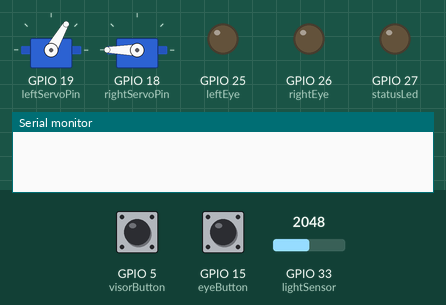
Simulated run of this sketch. Board: ESP32. On the bench: 2 × servo, output pins drawn as LEDs (lit = HIGH), the last lines printed to the serial monitor. Dashed ring = blinking. Inputs (shaded band) come from the test bench; at power-on: GPIO 15 (eyeButton) HIGH, GPIO 5 (visorButton) HIGH, GPIO 33 (lightSensor) = 2048.

Above: at 1.9 s.
2.0 s: GPIO 15 (eyeButton) pulled LOW for 0.15 s
At 2.25 s:
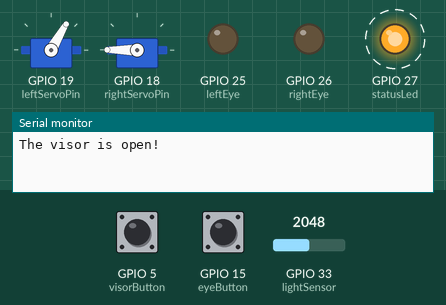
3.8 s: GPIO 5 (visorButton) pulled LOW for 3.2 s
At 7.0 s:
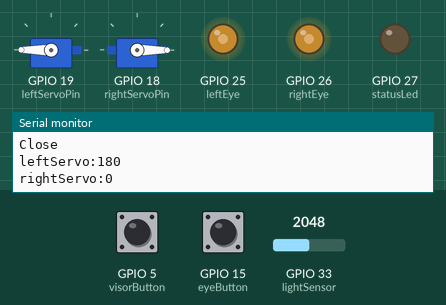
8.5 s: GPIO 5 (visorButton) pulled LOW for 0.15 s
At 9.7 s:
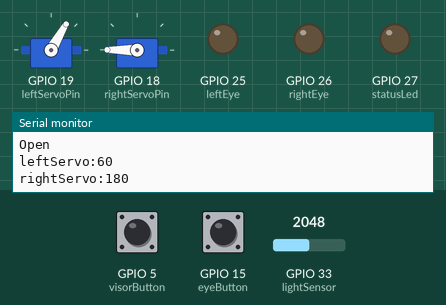
10.1 s: GPIO 5 (visorButton) pulled LOW for 1 s
At 10.23 s:
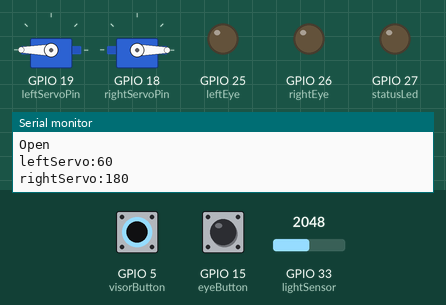
12.6 s: GPIO 33 (lightSensor) set to 2866
At 13.7 s:
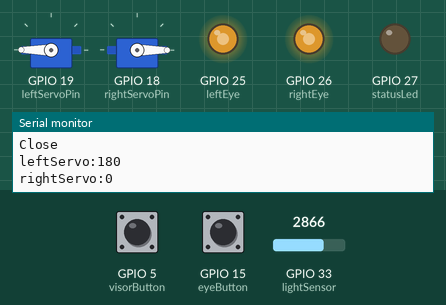
14.1 s: GPIO 33 (lightSensor) set to 3603
At 15.0 s:
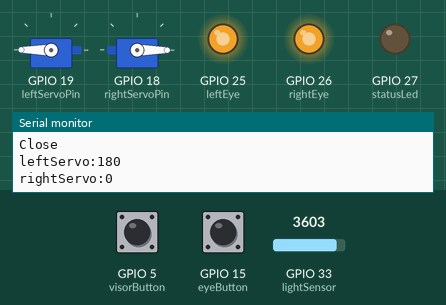
Timing chart, 0 to 16.6 s (numbered marks = the images above; inputs shaded):
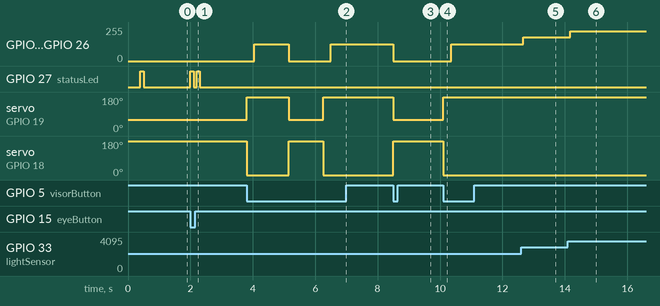

Measured:
- after the input at 2.0 s, GPIO 27 (statusLed): alternates HIGH for 0.10 s and LOW for 0.10 s, 4 changes in all, then stays LOW, starting at once
- after the input at 3.8 s, GPIO 25 (leftEye), GPIO 26 (rightEye): 0/255 → 127/255 after 0.25 s, → 0/255 1.1 s later, → 127/255 1.4 s later; servo on GPIO 19 (leftServoPin): 60° → 180° at once, → 60° 1.4 s later, → 180° 1.1 s later; servo on GPIO 18 (rightServoPin): 180° → 0° at once, → 180° 1.4 s later, → 0° 1.1 s later
- after the input at 8.5 s, GPIO 25 (leftEye), GPIO 26 (rightEye): 127/255 → 0/255 at once; servo on GPIO 19 (leftServoPin): 180° → 60° at once; servo on GPIO 18 (rightServoPin): 0° → 180° at once
- after the input at 10.1 s, GPIO 25 (leftEye), GPIO 26 (rightEye): 0/255 → 127/255 after 0.26 s; servo on GPIO 19 (leftServoPin): 60° → 180° at once; servo on GPIO 18 (rightServoPin): 180° → 0° at once
- after the input at 12.6 s, GPIO 25 (leftEye), GPIO 26 (rightEye): 127/255 → 178/255 after 0.06 s
- after the input at 14.1 s, GPIO 25 (leftEye), GPIO 26 (rightEye): 178/255 → 224/255 after 0.06 s

The sketch:

Helmet.ino
```cpp
#include <Arduino.h>
#include <Wire.h>
#include <esp_now.h>
#include <WiFi.h>
#include <ESP32Servo.h>
#include <SPI.h>


#define visorButton 5
#define eyeButton 15

#define leftEye 25
#define rightEye 26
#define statusLed 27
#define lightSensor 33

#define leftServoPin 19 // left from the front
#define rightServoPin 18 // right from the front

Servo leftServo; // closed at 180
Servo rightServo; // closed at 0

int leftServoOpen = 60;
int rightServoOpen = 180;
int leftServoClose = 180;
int rightServoClose = 0;

int visorSpamm = 0;
int eyeSpamm = 0;

bool visorOpen = true;
bool eyesOn = false;

int brightness = 255; // LOW == 0, MAX == 255, HIGH == ?

const long interval = 100;
unsigned long prevMillis = 0;
int blinksLeft = 0; // add 1 Blink == blinksleft += 2;

// Initialize Helmet
void setup() {

  delay(400);

  Serial.begin(115200);


  // initialize Pins
  // Button
  pinMode(visorButton, INPUT_PULLUP);
  pinMode(eyeButton, INPUT_PULLUP);
  // Leds
  pinMode(leftEye, OUTPUT);
  pinMode(rightEye, OUTPUT);
  pinMode(statusLed, OUTPUT);
  // Sensor
  pinMode(lightSensor, INPUT);

  // Helmet boots open so eyelights are off
  shutEyesOff();
  digitalWrite(statusLed, HIGH);
  delay(100);
  digitalWrite(statusLed, LOW);

  // Allow allocation of all timers
	ESP32PWM::allocateTimer(0);
	ESP32PWM::allocateTimer(1);
	ESP32PWM::allocateTimer(2);
	ESP32PWM::allocateTimer(3);

	leftServo.setPeriodHertz(50);    // standard 50 hz servo
  rightServo.setPeriodHertz(50);

  leftServo.attach(leftServoPin, 500, 2400); // attaches the servo on leftServoPin to the servo object
  rightServo.attach(rightServoPin, 500, 2400);

  // Open visor
  leftServo.write(leftServoOpen);
  rightServo.write(rightServoOpen);

  delay(200);
}

// Run Helmet
void loop() {

  int visorBS = digitalRead(visorButton);
  int eyeBS = digitalRead(eyeButton);

  // Check if button is pressed and spamm protection is off
  // otherwise reduce spamm protection (if on)
  if(visorSpamm == 0 && visorBS == LOW){
    // open or close the visor based on its current state
    if(visorOpen){
      closeVisor();
    } else if(!visorOpen){
      openVisor();
    }

    visorSpamm = 10;

  } else {
    if(visorSpamm > 0){
      visorSpamm--;
    }
  }

  // same thing but for the eyes
  if(eyeSpamm == 0 && eyeBS == LOW){
    // Toggle LED Eyes based on their current state
    if(eyesOn){
      shutEyesOff();
    } else if(!eyesOn){
      turnEyesOn();
    }

    eyeSpamm = 5;

  } else {
    if(eyeSpamm > 0){
      eyeSpamm--;
    }
  }

  if(eyesOn){
    setBrightness(map(analogRead(lightSensor), 0, 4095, 0, 255));
  }

  if(blinksLeft > 0){
    unsigned long currMillis = millis();
    if(currMillis - prevMillis >= interval){
      prevMillis = currMillis;
      digitalWrite(statusLed, !digitalRead(statusLed));
      blinksLeft--;
    }
  }

  delay(100);
}


// open the visor and shut off eye lights
void openVisor() {
  shutEyesOff();

  leftServo.write(leftServoOpen);
  rightServo.write(rightServoOpen);

  visorOpen = true;
  print();
}

// close the visor and turn on eye lights
void closeVisor() {
  leftServo.write(leftServoClose);
  rightServo.write(rightServoClose);

  visorOpen = false;

  delay(250); // turn on the light once the visor is closed TODO: FIND perfekt timing

  turnEyesOn();
  print();
}

// turn eyes on
void turnEyesOn(){
  // Only turn on Eyes if Visor is closed.
  if(!visorOpen){
    analogWrite(leftEye, brightness);
    analogWrite(rightEye, brightness);

    eyesOn = true;
  } else {
    exceptionHandler(1);
  }
}

// shut eyes off
void shutEyesOff(){
  analogWrite(leftEye, LOW);
  analogWrite(rightEye, LOW);

  eyesOn = false;
}

// set new brightness of led eyes
void setBrightness(int newBrightness){
  brightness = newBrightness;
  if(eyesOn){
    analogWrite(leftEye, brightness);
    analogWrite(rightEye, brightness);
  }
}

// function to make the user understand what is going wrong
void exceptionHandler(int errorCode){
  switch (errorCode){
  case 1:
    Serial.println("The visor is open!");
    // 2 short blinks on statusLed
    blinksLeft = 4;
    break;
  default:
    break;
  }
}

void print(){

  if(visorOpen){
    Serial.println("Open");
  } else {
    Serial.println("Close");
  }

  Serial.print("leftServo:");
  Serial.println(leftServo.read());
  Serial.print("rightServo:");
  Serial.println(rightServo.read());
}
```
